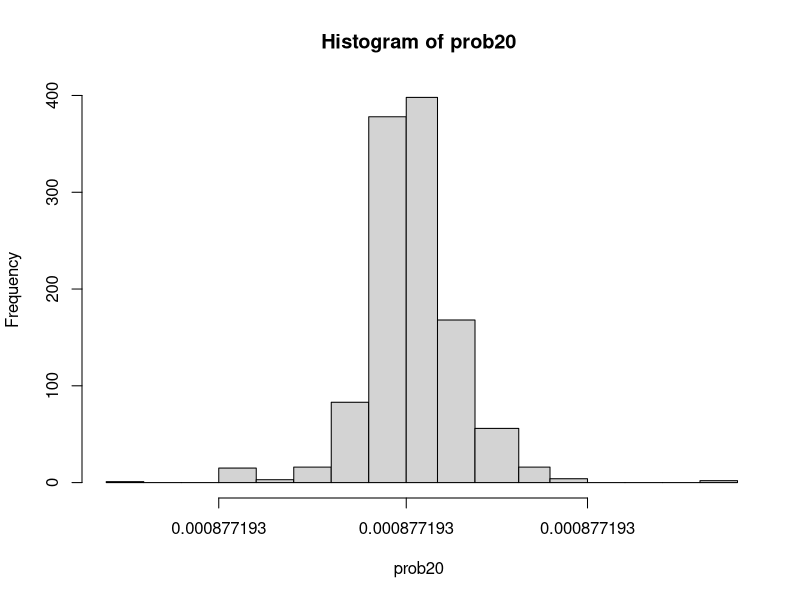
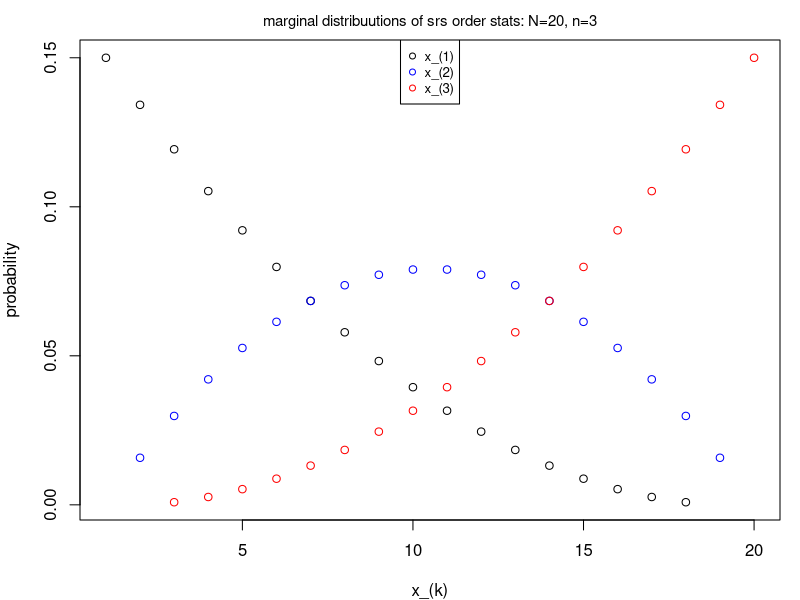

Recreate these plots in R, in order.

# Distribution of spacings of orderstatistics
# u_(1),...,u_(n) from n srs draws from the population Y={1,...,N}
# distribution.
# Assume Y = 1:N for this problem

# use N = 20 for now
n = 10
n = 3
N = 20
Y = 1:N

 # generate n iid draws
u <- sample(Y,size=n,replace=FALSE)
 # get the spacings
deltas <- diff(c(0,sort(u),N))


 # make a function giving P(X(1))
pminSrsDisc <- function(N,n){
  # computes the density over the outcome space {1,...,N} of the 1st
  # order statistic from a srs(n) from {1,...,N}
  i1 = 1:(N-n+1); i0 = i1-1
   # compute P(X(1) == i1)
  px1 = 1 - choose(N-i1,n)/choose(N,n)

  return(diff(c(0,px1)))
}
 # try it out
pminSrsDisc(20,3)
sum(pminSrsDisc(20,3))
 # check via MC - it looks good
NMC = 1000000; u <- matrix(NA,nrow=3,ncol=NMC)
for(k in 1:NMC) {
  u[, k] <- sample(1:20, size = 3, replace = FALSE)
}

xmin = apply(u,2,min)
#xmed = apply(u,2,median)
round(tabulate(xmin)/NMC,4)
round(pminSrsDisc(20,3),4)
 # if x(1) were 3, then p(x(2)) is given by
pminSrsDisc(20-3,3-1)
pminSrsDisc(20-3,3-1) > 0

sum(pminSrsDisc(20-3,3-1))

 # getting the counts of individuals between order stats:
 # left.open means count[1] is # of x <= vec[1]
findInterval(1:40,c(10,20),left.open=TRUE)
table(findInterval(1:40,c(10,20),left.open=TRUE))
tabulate(findInterval(1:40,c(10,20),left.open=TRUE)+1)

 # now compute the probability of the counts of the population
 # binned by the ordered iid sample

 # first, build a function that uses the overkill pminDisc() function
likeSampSrs <- function(counts){
  # computes the likelihood of counts between order statistics from
  # a sample of size n=length(counts)-1.
  # counts[1] <= x_(1), ... , counts[n] <= x_(n), counts[n+1] > x_(n).
  N = sum(counts)
  cumcounts = c(0,cumsum(counts))
  adjcounts = counts; adjcounts[1] = counts[1]-1
  n = length(counts)-1
  probs = rep(NA,n)
  #browser()
  for(k in 1:n){
    p1 = pminSrsDisc(N-cumcounts[k],n-k+1)
    probs[k] = p1[counts[k]]
  }
  print(probs)
  return(prod(probs))
}
# likeSampSrs(c(10,10,20))

 # try with previous problem
pminSrsDisc(20,3)
# if x(1) were 4, then p(x(2)) is given by
pminSrsDisc(20-4,3-1)
# if x(2) were 10 the p(x(3)|x(2),x(1)) is given by
pminSrsDisc(20-10,3-2)

 # now using the pminLike
tabulate(findInterval(1:20,c(4,10,14),left.open=TRUE)+1)
likeSampSrs(c(4,6,4,6))

# make all possible ordered samples for n=3, N=20 and
# compute the probabilities of each
n=3; N=20
x1=rep(NA,(N-2)*(N-1)*N)
x2=x1; x3=x1; prob20=rep(NA,1140)
countmat = matrix(NA,ncol=1140,nrow=4)
xmat = matrix(NA,ncol=1140,nrow=3)
ii = 1
for(i in 1:(N-2)){
  for(j in (i+1):(N-1)){
    for(k in (j+1):N){
      xmat[,ii] = c(i,j,k)
      print(xmat[,ii])
      countmat[,ii] = tabulate(findInterval(1:N,c(i,j,k),left.open=TRUE)+1,nbins=n+1)
      prob20[ii] = likeSampSrs(countmat[,ii])
      ii = ii+1
    }
  }
}

hist(prob20)
ibad=is.na(prob20)
sum(prob20,na.rm=T)  # seems not obviously wrong

 # look at the margins
# make a dplyer data frame:
xdat = data.frame(x1=xmat[1,],x2=xmat[2,],x3=xmat[3,],prob=prob20)
xdat = xdat[!ibad,]
library(dplyr)
xdat %>% group_by(x1) %>% summarize(prob=sum(prob)) -> mx1
xdat %>% group_by(x2) %>% summarize(prob=sum(prob)) -> mx2
xdat %>% group_by(x3) %>% summarize(prob=sum(prob)) -> mx3

par(mfrow=c(1,1),oma=c(0,0,0,0),mar=c(4,4,2,1))
plot(c(1,20),range(cbind(mx1$prob,mx2$prob,mx3$prob)),type='n',
     xlab='x_(k)',ylab='probability')
points(mx1$x1,mx1$prob,col='black')
points(mx2$x2,mx2$prob,col='blue')
points(mx3$x3,mx3$prob,col='red')
mtext('marginal distribuutions of srs order stats: N=20, n=3',line=.5,
      side=3,cex=.9)
legend('top',pch=1,col=c('black','blue','red'),
       legend = c('x_(1)','x_(2)','x_(3)'),cex=.8)


# looks great, but the probabilities of each draw are all the same - just like
# Chris was saying, and like theory predicts.

# Maybe we should be looking at the distribution of the empirical:
# sqrt{n}[F_n(F^-1(u)) - F(F^-1(u))] ~ Bbridg(u) approx?
# This distribution will not be indifferent to a iid sample of
# {1,2,3} from pop = {1,...,N}, right?

# If this really is different, what is the difference between
# the distribution of the empirical dist Fn and the order stats?



